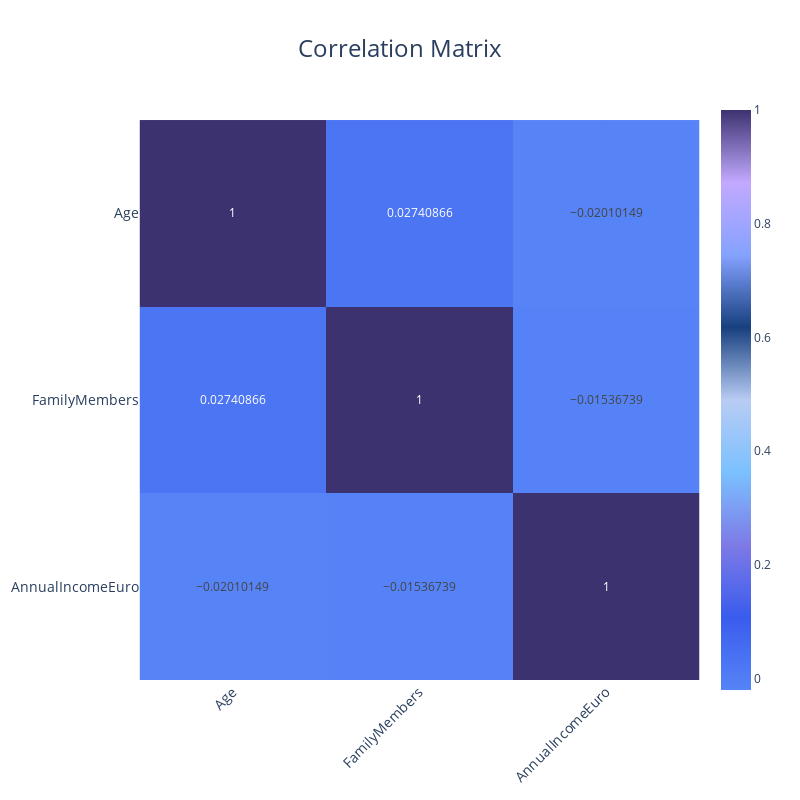

This figure's notebook cell:
### Markdown cell above
We can confirm that there are no anomalies in our numerical features. Now we can move on to the correlation matrix, to check for multicollinearity.

### Code cell
plot_correlation_matrix(travel_df, numerical_features, save_path='images/correlation_matrix.png')

### Figure 1 — Plotly figure (JSON) as saved in the notebook; plotly's stock layout.template omitted (floating-point values rounded to 4 significant figures)
{"data": [{"coloraxis": "coloraxis", "hovertemplate": "x: %{x}<br>y: %{y}<br>color: %{z}<extra></extra>", "name": "0", "texttemplate": "%{z}", "type": "heatmap", "x": ["Age", "FamilyMembers", "AnnualIncomeEuro"], "xaxis": "x", "y": ["Age", "FamilyMembers", "AnnualIncomeEuro"], "yaxis": "y", "z": [[1, 0.02741, -0.0201], [0.02741, 1, -0.01537], [-0.0201, -0.01537, 1]]}], "layout": {"coloraxis": {"colorscale": [[0, "#5684F7"], [0.125, "#3A5CED"], [0.25, "#7E7AE6"], [0.375, "#7BC0FF"], [0.5, "#B8CCF4"], [0.625, "#18407F"], [0.75, "#85A2FF"], [0.875, "#C2A9FF"], [1, "#3D3270"]]}, "height": 800, "margin": {"b": 100, "l": 100, "r": 100, "t": 100}, "title": {"font": {"size": 24}, "text": "Correlation Matrix", "x": 0.5, "xanchor": "center", "y": 0.95, "yanchor": "top"}, "width": 800, "xaxis": {"anchor": "y", "constrain": "domain", "domain": [0, 1], "scaleanchor": "y", "tickangle": -45, "tickfont": {"size": 14}, "title": {"font": {"size": 18}}}, "yaxis": {"anchor": "x", "autorange": "reversed", "constrain": "domain", "domain": [0, 1], "tickfont": {"size": 14}, "title": {"font": {"size": 18}}}}}
